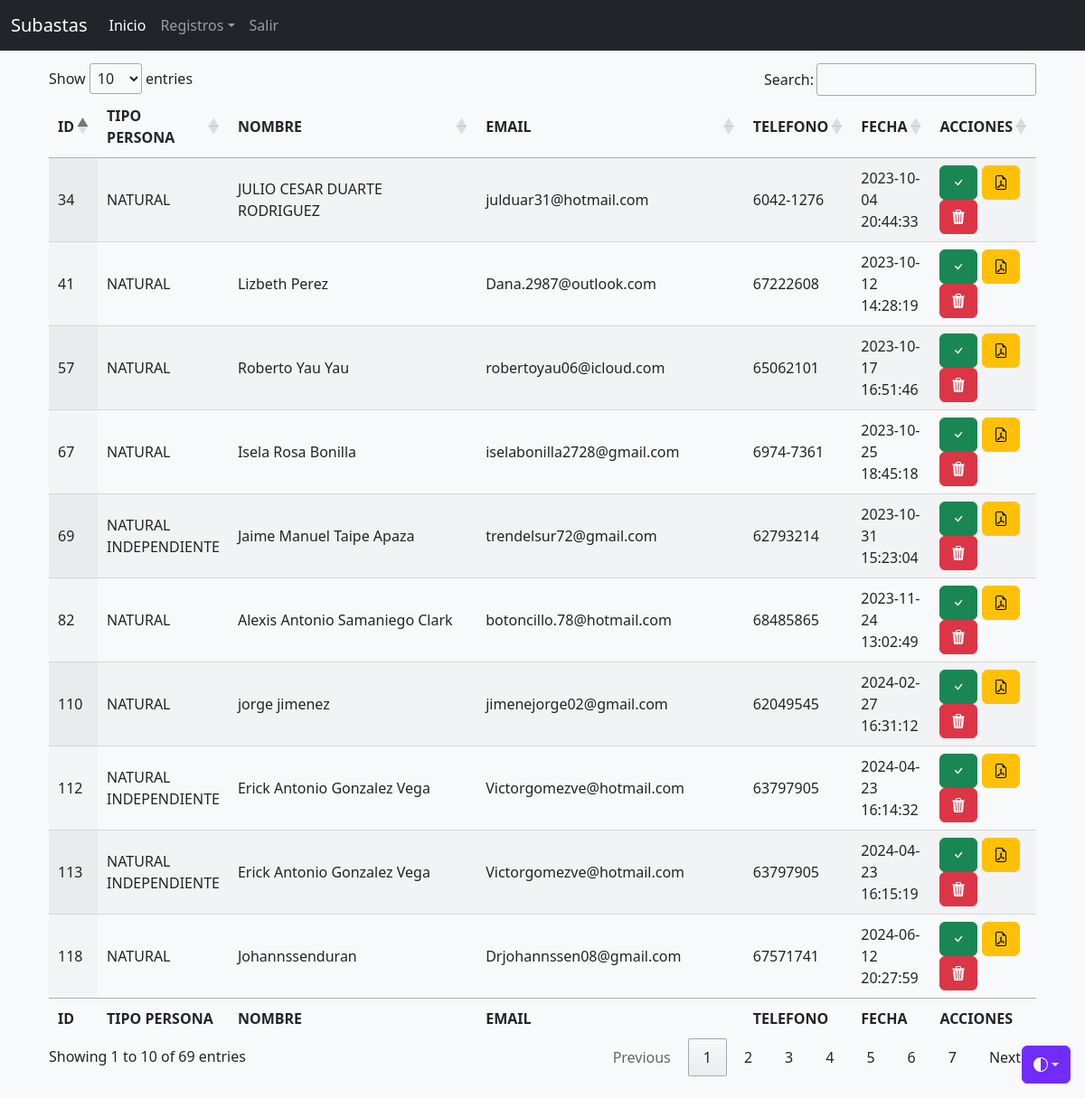
The page /subasta/main.php (signed in) on the database its author committed.
### tables this page shows
CREATE TABLE `cc_subastas` (
  `id` int NOT NULL AUTO_INCREMENT,
  `date_time` datetime NOT NULL DEFAULT CURRENT_TIMESTAMP,
  `tipo_persona` varchar(50) DEFAULT NULL,
  `nombre_completo` varchar(100) DEFAULT NULL,
  `email` varchar(100) DEFAULT NULL,
  `telefono` varchar(30) DEFAULT NULL,
  `pn_recibo_servicios` varchar(150) DEFAULT NULL,
  `pn_ficha` varchar(150) DEFAULT NULL,
  `pn_carta_ex` varchar(150) DEFAULT NULL,
  `pn_contrato` varchar(150) DEFAULT NULL,
  `pn_cc` varchar(150) DEFAULT NULL,
  `pni_cedula` varchar(150) DEFAULT NULL,
  `pni_aviso_op` varchar(150) DEFAULT NULL,
  `pni_servicios` varchar(150) DEFAULT NULL,
  `pni_referencia` varchar(150) DEFAULT NULL,
  `pni_cc` varchar(150) DEFAULT NULL,
  `pni_carta_ex` varchar(150) DEFAULT NULL,
  `pj_registro_publico` varchar(150) DEFAULT NULL,
  `pj_aviso_ope` varchar(150) DEFAULT NULL,
  `pj_cedula_pass` varchar(150) DEFAULT NULL,
  `pj_servicios` varchar(150) DEFAULT NULL,
  `pj_cc` varchar(150) DEFAULT NULL,
  `pj_carta_exo` varchar(150) DEFAULT NULL,
  `pj_contrato` varchar(150) DEFAULT NULL,
  `pni_contrato` varchar(150) DEFAULT NULL,
  `stat` int NOT NULL COMMENT '1=solicitud\r\n2=aprobado\r\n3=eliminado',
  `codigo` varchar(20) NOT NULL DEFAULT '0',
  `fecha_update` datetime NOT NULL DEFAULT CURRENT_TIMESTAMP ON UPDATE CURRENT_TIMESTAMP,
  PRIMARY KEY (`id`)
);

### subasta/main.php (the view, shortened to what this page needs)
<?php
try {
  $pdo = new PDO('mysql:host=db;dbname=subastas;charset=utf8mb4', 'root', 'rootpass');
  $pdo->setAttribute(PDO::ATTR_ERRMODE, PDO::ERRMODE_EXCEPTION);
} catch (PDOException $e) {
  echo "Error de conexión: " . $e->getMessage();
}
  $ultimo_id = $pdo -> query("SELECT * FROM cc_subastas WHERE stat =1");
  $rows = $ultimo_id->fetchAll(PDO::FETCH_ASSOC);
?>
<!doctype html>
<html lang="en" data-bs-theme="auto">
  <head><script src="https://getbootstrap.com/docs/5.3/assets/js/color-modes.js"></script>
    <link rel="stylesheet" href="https://cdn.jsdelivr.net/npm/@docsearch/css@3">
    <link href="https://getbootstrap.com/docs/5.3/dist/css/bootstrap.min.css" rel="stylesheet">
    <link rel="stylesheet" type="text/css" href="https://cdn.datatables.net/1.13.6/css/jquery.dataTables.min.css">
    <link href="https://getbootstrap.com/docs/5.3/examples/sign-in/sign-in.css" rel="stylesheet">
  </head>
  <body class="d-flex align-items-center py-4 bg-body-tertiary">
    <div class="dropdown position-fixed bottom-0 end-0 mb-3 me-3 bd-mode-toggle">
      <button class="btn btn-bd-primary py-2 dropdown-toggle d-flex align-items-center"
              id="bd-theme"
              type="button"
              aria-expanded="false"
              data-bs-toggle="dropdown"
              aria-label="Toggle theme (auto)">
        <svg class="bi my-1 theme-icon-active" width="1em" height="1em"><use href="#circle-half"></use></svg>
      </button>
    </div>
    <?php include('menu.php'); ?>
<main class="container">
    <div class="container">
      <h2>Solicitudes</h2>
	<div class="table-container">
        <table id="example" class="display" style="width:100%">
            <thead>
                <tr>
                    <th>ID</th>
                    <th>TIPO PERSONA</th>
                    <th>NOMBRE</th>
                    <th>EMAIL</th>
                    <th>TELEFONO</th>
                    <th>FECHA</th>
                    <th>ACCIONES</th>
                </tr>
            </thead>
            <tbody>
                <?php foreach ($rows as $row) { ?>
                <tr>
                    <td><?php echo $row['id']; ?></td>
                    <td><?php echo $row['tipo_persona']; ?></td>
                    <td><?php echo $row['nombre_completo']; ?></td>
                    <td><?php echo $row['email']; ?></td>
                    <td><?php echo $row['telefono']; ?></td>
                    <td><?php echo $row['date_time']; ?></td>
                    <td>
                      <a type="button" class="btn btn-success btn-icon" data-bs-toggle="modal" data-bs-target="#aprobacion" onclick="aprobar(<?php echo $row['id']; ?>)">
                        <svg xmlns="http://www.w3.org/2000/svg" width="16" height="16" fill="currentColor" class="bi bi-check" viewBox="0 0 16 16">
                          <path d="M10.97 4.97a.75.75 0 0 1 1.07 1.05l-3.99 4.99a.75.75 0 0 1-1.08.02L4.324 8.384a.75.75 0 1 1 1.06-1.06l2.094 2.093 3.473-4.425a.267.267 0 0 1 .02-.022z"/>
                        </svg>
                      </a>
                      <a type="button" class="btn btn-warning btn-icon" data-bs-toggle="modal" data-bs-target="#adjuntos" onclick="adjuntos(<?php echo $row['id']; ?>)">
                      </a>
                      <a type="button" class="btn btn-danger btn-icon" data-bs-toggle="modal" data-bs-target="#eliminar" onclick="eliminar(<?php echo $row['id']; ?>)">
                      </a>
                    </td>
                </tr>
                <?php } ?>
            </tbody>
            <tfoot>
                <tr>
                    <th>ID</th>
                    <th>TIPO PERSONA</th>
                    <th>NOMBRE</th>
                    <th>EMAIL</th>
                    <th>TELEFONO</th>
                    <th>FECHA</th>
                    <th>ACCIONES</th>
                </tr>
            </tfoot>
        </table>
	</div>
    </div>
</main>
    </body>
</html>

### subasta/menu.php (shortened to what this page needs)
<nav class="navbar navbar-expand-lg fixed-top navbar-dark bg-dark" aria-label="Main navigation">
    <div class="container-fluid">
        <a class="navbar-brand" href="#">Subastas</a>
        <div class="navbar-collapse offcanvas-collapse" id="navbarsExampleDefault">
        <ul class="navbar-nav me-auto mb-2 mb-lg-0">
            <li class="nav-item">
            <a class="nav-link active" aria-current="page" href="main.php">Inicio</a>
            </li>
            <li class="nav-item dropdown">
            <a class="nav-link dropdown-toggle" href="#" data-bs-toggle="dropdown" aria-expanded="false">Registros</a>
            </li>
            <li class="nav-item">
            <a class="nav-link" href="#">Salir</a>
            </li>
        </ul>
        </div>
    </div>
</nav>

### subasta/main.php (style rules this page uses)
.bi { vertical-align: -.125em; fill: currentColor; }
.btn-bd-primary { --bd-violet-bg: #712cf9; --bd-violet-rgb: 112.520718, 44.062154, 249.437846; --bs-btn-font-weight: 600; --bs-btn-color: var(--bs-white); --bs-btn-bg: var(--bd-violet-bg); --bs-btn-border-color: var(--bd-violet-bg); --bs-btn-hover-color: var(--bs-white); --bs-btn-hover-bg: #6528e0; --bs-btn-hover-border-color: #6528e0; --bs-btn-focus-shadow-rgb: var(--bd-violet-rgb); --bs-btn-active-color: var(--bs-btn-hover-color); --bs-btn-active-bg: #5a23c8; --bs-btn-active-border-color: #5a23c8; }
.bd-mode-toggle { z-index: 1500; }

### rows shown on the page
cc_subastas: id "34", tipo_persona "NATURAL", nombre_completo "JULIO CESAR DUARTE RODRIGUEZ", email "julduar31@hotmail.com", telefono "6042-1276", date_time "2023-10-04 20:44:33"
cc_subastas: id "41", tipo_persona "NATURAL", nombre_completo "Lizbeth Perez", email "Dana.2987@outlook.com", telefono "67222608", date_time "2023-10-12 14:28:19"
cc_subastas: id "57", tipo_persona "NATURAL", nombre_completo "Roberto Yau Yau", email "robertoyau06@icloud.com", telefono "65062101", date_time "2023-10-17 16:51:46"
cc_subastas: id "67", tipo_persona "NATURAL", nombre_completo "Isela Rosa Bonilla", email "iselabonilla2728@gmail.com", telefono "6974-7361", date_time "2023-10-25 18:45:18"
cc_subastas: id "69", tipo_persona "NATURAL INDEPENDIENTE", nombre_completo "Jaime Manuel Taipe Apaza", email "trendelsur72@gmail.com", telefono "62793214", date_time "2023-10-31 15:23:04"
cc_subastas: id "82", tipo_persona "NATURAL", nombre_completo "Alexis Antonio Samaniego Clark", email "botoncillo.78@hotmail.com", telefono "68485865", date_time "2023-11-24 13:02:49"
cc_subastas: id "110", tipo_persona "NATURAL", nombre_completo "jorge jimenez", email "jimenejorge02@gmail.com", telefono "62049545", date_time "2024-02-27 16:31:12"
cc_subastas: id "112", tipo_persona "NATURAL INDEPENDIENTE", nombre_completo "Erick Antonio Gonzalez Vega", email "Victorgomezve@hotmail.com", telefono "63797905", date_time "2024-04-23 16:14:32"
cc_subastas: id "113", tipo_persona "NATURAL INDEPENDIENTE", nombre_completo "Erick Antonio Gonzalez Vega", email "Victorgomezve@hotmail.com", telefono "63797905", date_time "2024-04-23 16:15:19"
cc_subastas: id "118", tipo_persona "NATURAL", nombre_completo "Johannssenduran", email "Drjohannssen08@gmail.com", telefono "67571741", date_time "2024-06-12 20:27:59"
